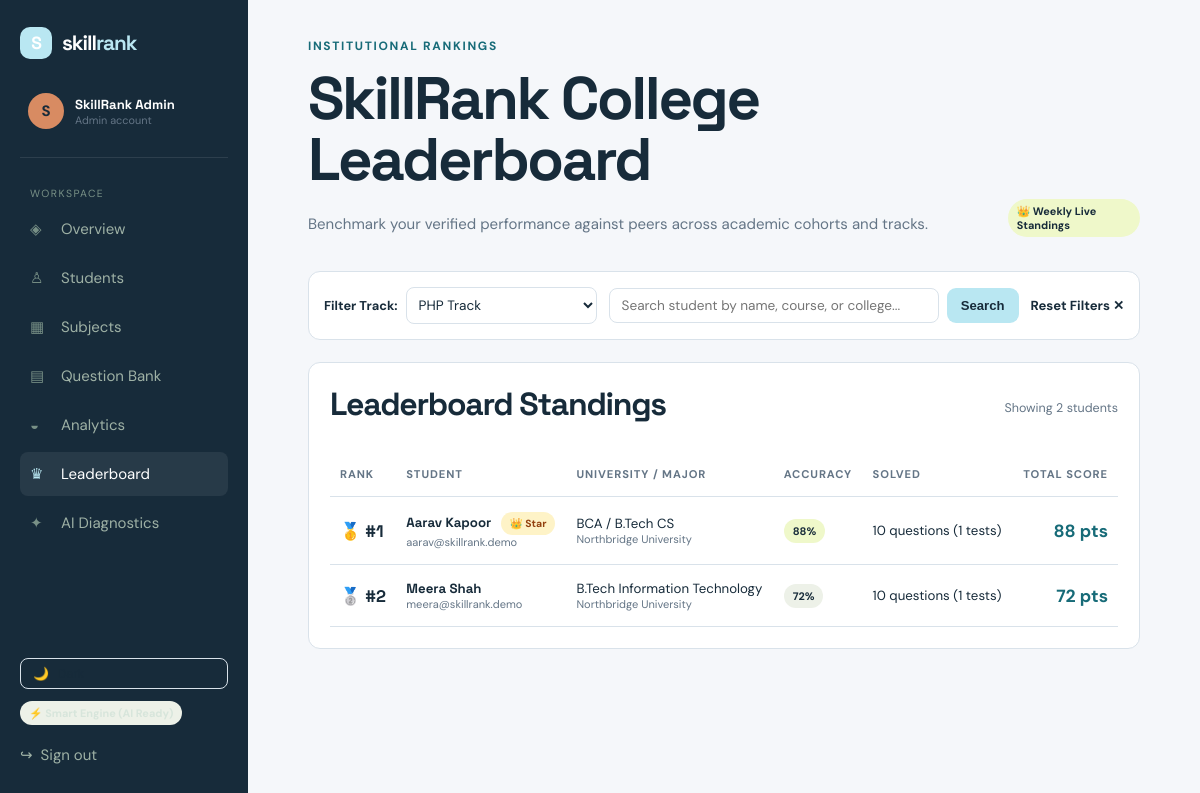
Page /leaderboard.php?subject=1 (signed in) on the committed database.
### tables this page shows
CREATE TABLE IF NOT EXISTS `users` (
    `id` INT AUTO_INCREMENT PRIMARY KEY,
    `name` VARCHAR(100) NOT NULL,
    `email` VARCHAR(160) UNIQUE NOT NULL,
    `password_hash` VARCHAR(255) NOT NULL,
    `role` ENUM('student','admin') DEFAULT 'student',
    `created_at` TIMESTAMP DEFAULT CURRENT_TIMESTAMP
);

### db.php (called while the page is built, shortened)
<?php
function db(): mysqli {
    static $connection;
    if (!$connection) {
        $connection = new mysqli(DB_HOST, DB_USER, DB_PASS, DB_NAME);
        $connection->set_charset('utf8mb4');
    }
    return $connection;
}
function query(string $sql, string $types = '', array $params = []): mysqli_result|bool {
    $statement = db()->prepare($sql);
    if ($types && $params) $statement->bind_param($types, ...$params);
    $statement->execute();
    return $statement->get_result() ?: true;
}
function one(string $sql, string $types = '', array $params = []): ?array {
    $result = query($sql, $types, $params);
    return $result instanceof mysqli_result ? ($result->fetch_assoc() ?: null) : null;
}
function many(string $sql, string $types = '', array $params = []): array {
    $result = query($sql, $types, $params);
    return $result instanceof mysqli_result ? $result->fetch_all(MYSQLI_ASSOC) : [];
}

### auth.php (called while the page is built, shortened)
<?php
require_once __DIR__ . '/db.php';
function current_user(bool $refresh = false): ?array {
    static $user;
    if (isset($user)) return $user;
    $user = !empty($_SESSION['user_id'])
        ? one('SELECT u.*, s.university, s.course, s.semester, s.phone, s.avatar, s.bio, s.career_goal FROM users u LEFT JOIN students s ON s.user_id=u.id WHERE u.id=?', 'i', [(int) $_SESSION['user_id']])
        : null;
    return $user;
}
function require_login(string $role = ''): void {
    $user = current_user();
}
function e(?string $value): string { return htmlspecialchars($value ?? '', ENT_QUOTES, 'UTF-8'); }

### leaderboard.php (the view, shortened to what this page needs)
<?php
require_once __DIR__ . '/auth.php';
require_login();
$user = current_user();
$subjects = many('SELECT * FROM subjects ORDER BY name ASC');
$subjectFilter = isset($_GET['subject']) ? (int)$_GET['subject'] : 0;
$search = trim($_GET['search'] ?? '');
$sql = 'SELECT u.id, u.name, u.email, st.university, st.course,
               COALESCE(SUM(qa.score), 0) points,
               COALESCE(SUM(qa.questions_count), 0) solved,
               COALESCE(ROUND(AVG(qa.accuracy)), 0) accuracy,
               COUNT(qa.id) tests_count
        FROM users u
        LEFT JOIN students st ON st.user_id=u.id
        LEFT JOIN quiz_attempts qa ON qa.user_id=u.id';
$params = [];
$types = '';
if ($subjectFilter > 0) {
    $sql .= ' AND qa.subject_id=?';
    $params[] = $subjectFilter;
    $types .= 'i';
}
$sql .= ' WHERE u.role=\'student\'';
$sql .= ' GROUP BY u.id ORDER BY points DESC, accuracy DESC, solved DESC';
$leaders = many($sql, $types, $params);
include 'includes/header.php';
?>
<div class="page-head">
<div>
<div class="eyebrow">Institutional Rankings</div>
<h1>SkillRank College Leaderboard</h1>
<p>Benchmark your verified performance against peers across academic cohorts and tracks.</p>
</div>
<span class="pill lime">👑 Weekly Live Standings</span>
</div>
<div class="panel" style="padding:15px;margin-bottom:22px;background:#fff">
<form method="get" style="display:flex;gap:12px;flex-wrap:wrap;align-items:center">
<div style="display:flex;align-items:center;gap:8px">
<label style="margin:0;font-size:0.8rem;font-weight:700">Filter Track:</label>
<select name="subject" onchange="this.form.submit()" style="margin:0;width:auto;padding:8px;font-size:0.85rem">
<?php foreach ($subjects as $s): ?>
<option value="<?= $s['id'] ?>" <?= $subjectFilter == $s['id'] ? 'selected' : '' ?>>
<?= e($s['name']) ?> Track
</option>
<?php endforeach; ?>
</select>
</div>
<div style="flex:1;display:flex;gap:8px;min-width:240px">
<input type="text" name="search" placeholder="Search student by name, course, or college..." value="<?= e($search) ?>" style="margin:0;padding:8px 12px;font-size:0.85rem">
<button type="submit" class="button button-primary" style="padding:8px 14px;font-size:0.82rem">Search</button>
</div>
<?php if ($subjectFilter || $search): ?>
<a href="leaderboard.php" class="text-link" style="font-size:0.82rem">Reset Filters ✕</a>
<?php endif; ?>
</form>
</div>
<section class="panel">
<div class="panel-head">
<h2>Leaderboard Standings</h2>
<small>Showing <?= count($leaders) ?> students</small>
</div>
<div class="table-wrap">
<table class="data-table">
<thead>
<tr>
<th>Rank</th>
<th>Student</th>
<th>University / Major</th>
<th>Accuracy</th>
<th>Solved</th>
<th style="text-align:right">Total Score</th>
</tr>
</thead>
<tbody>
<?php if ($leaders): ?>
<?php foreach($leaders as $index => $leader):
    $isMe = ($user['id'] == $leader['id']);
    $rankNum = $index + 1;
    $medal = match($rankNum) {
        1 => '🥇 #1',
        2 => '🥈 #2',
        3 => '🥉 #3',
        default => '#' . $rankNum
    };
?>
<tr style="<?= $isMe ? 'background:#eef6cf;font-weight:700' : '' ?>">
<td style="font-family:'Space Grotesk',sans-serif;font-weight:700;font-size:1.05rem">
<?= $medal ?>
</td>
<td>
<strong><?= e($leader['name']) ?></strong>
<?php if ($rankNum === 1): ?>
<span class="pill" style="background:#fef3c7;color:#92400e;font-size:0.65rem;margin-left:6px">👑 Star</span>
<?php endif; ?>
<small style="display:block;color:var(--muted)"><?= e($leader['email']) ?></small>
</td>
<td>
<?= e($leader['course'] ?? 'BCA') ?>
<small style="display:block;color:var(--muted)"><?= e($leader['university'] ?? 'College') ?></small>
</td>
<td>
<span class="pill <?= $leader['accuracy'] >= 75 ? 'lime' : '' ?>">
<?= $leader['accuracy'] ?>%
</span>
</td>
<td><?= $leader['solved'] ?> questions (<?= $leader['tests_count'] ?> tests)</td>
<td style="text-align:right;font-size:1.1rem;font-weight:700;color:var(--teal)">
<?= number_format($leader['points']) ?> pts
</td>
</tr>
<?php endforeach; ?>
<?php else: ?>
<tr><td colspan="6" class="muted" style="text-align:center;padding:30px">No students found matching your filters.</td></tr>
<?php endif; ?>
</tbody>
</table>
</div>
</section>
<?php include 'includes/footer.php'; ?>

### includes/header.php (shortened to what this page needs)
<?php
require_once __DIR__ . '/../auth.php';
require_once __DIR__ . '/../ai.php';
$user = current_user();
$active = basename($_SERVER['PHP_SELF']);
?>
<!doctype html>
<html lang="en">
<head>
<link rel="stylesheet" href="assets/style.css?v=12">
</head>
<body>
<?php if ($user): ?>
<aside class="sidebar">
<a class="brand" href="<?= $user['role'] === 'admin' ? 'admin_dashboard.php' : 'dashboard.php' ?>">
<span class="brand-mark">S</span>
<span>skill<span>rank</span></span>
</a>
<div class="profile-mini">
<div class="avatar">
<?= strtoupper(substr($user['name'], 0, 1)) ?>
</div>
<div>
<strong><?= e($user['name']) ?></strong>
<small><?= ucfirst($user['role']) ?> account</small>
</div>
</div>
<nav>
<small class="nav-label">Workspace</small>
<?php
$links = $user['role'] === 'admin' ? [
    ['admin_dashboard.php', 'Overview', '◈'],
    ['students.php', 'Students', '♙'],
    ['subjects.php', 'Subjects', '▦'],
    ['questions.php', 'Question Bank', '▤'],
    ['admin_analytics.php', 'Analytics', '◒'],
    ['leaderboard.php', 'Leaderboard', '♛'],
    ['admin_ai.php', 'AI Diagnostics', '✦']
] : [
    ['dashboard.php', 'Dashboard', '⌂'],
    ['practice.php', 'Practice Tests', '✦'],
    ['flashcards.php', 'Flashcards', '🂠'],
    ['playground.php', 'Code Sandbox', '⌨'],
    ['analytics.php', 'Analytics & AI', '◒'],
    ['leaderboard.php', 'Leaderboard', '♛'],
    ['resume.php', 'Skill Resume', '▧'],
    ['profile.php', 'My Profile', '👤']
];
foreach ($links as $link):
    $isActive = ($active === $link[0]) || ($link[0] === 'questions.php' && $active === 'question_form.php');
?>
<a class="nav-link <?= $isActive ? 'active' : '' ?>" href="<?= $link[0] ?>">
<span><?= $link[2] ?></span>
<?= $link[1] ?>
</a>
<?php endforeach; ?>
</nav>
<div style="margin-top:auto;padding-top:20px;display:flex;flex-direction:column;gap:12px">
<button type="button" id="themeToggleBtn" onclick="toggleSkillRankTheme()" class="theme-toggle-btn" style="display:flex;align-items:center;gap:8px;background:none;border:1px solid var(--line);padding:7px 12px;border-radius:8px;color:var(--ink);cursor:pointer;font-size:0.8rem;transition:all 0.2s">
<span id="themeToggleIcon">🌙</span> <span id="themeToggleText">Toggle Theme</span>
</button>
<div style="font-size:0.75rem"><?= ai_badge_html() ?></div>
<a class="logout" href="logout.php" style="display:flex;align-items:center;gap:8px;text-decoration:none;padding:8px 0">
<span>↪</span> <span>Sign out</span>
</a>
</div>
</aside>
<?php endif; ?>
<main class="<?= $user ? 'app-main' : '' ?>">

### assets/style.css (style rules this page uses)
:root { --ink:#172b3a;--muted:#647586;--paper:#f5f7fa;--line:#d9e2ea;--lime:#b9e7f2;--teal:#176b78;--orange:#d88b62;--white:#fff;--navy:#102d46;--success:#287a68 }
* { box-sizing:border-box }
body { margin:0;background:var(--paper);color:var(--ink);font:15px 'DM Sans',sans-serif }
h1,h2,h3,strong,.brand { font-family:'Space Grotesk',sans-serif }
h1 { font-size:clamp(2.4rem,5vw,4.7rem);line-height:1.02;letter-spacing:-.04em;margin:14px 0 22px }
h2 { font-size:2rem;letter-spacing:-.04em;margin:0 0 8px }
p { line-height:1.65;color:var(--muted) }
a { color:inherit;text-decoration:none }
.brand { display:flex;align-items:center;gap:10px;font-size:1.3rem;font-weight:700;letter-spacing:-.05em }
.brand>span:last-child>span { color:var(--teal) }
.brand-mark { display:grid;place-items:center;background:var(--lime);width:32px;height:32px;border-radius:10px;font-family:'Space Grotesk';font-size:1.1rem }
.button { display:inline-flex;gap:10px;align-items:center;justify-content:center;border:0;border-radius:9px;padding:13px 18px;font-weight:700;cursor:pointer;transition:.2s transform,.2s box-shadow }
.button-primary { background:var(--lime);color:var(--ink) }
.eyebrow { font-size:.75rem;text-transform:uppercase;letter-spacing:.14em;font-weight:700;color:var(--teal) }
.text-link { font-weight:700 }
.float-card small,.profile-mini small { display:block;color:var(--muted);font-size:.68rem }
.lime { background:var(--lime) }
input,select,textarea { display:block;width:100%;margin-top:7px;border:1px solid var(--line);background:#fff;border-radius:8px;padding:13px;font:inherit;color:var(--ink);outline:0 }
.sidebar { position:fixed;left:0;top:0;bottom:0;width:248px;background:var(--ink);color:#d7e5db;padding:27px 20px;display:flex;flex-direction:column;z-index:2 }
.sidebar .brand { color:#fff }
.sidebar .brand>span:last-child>span { color:var(--lime) }
.profile-mini { display:flex;gap:11px;align-items:center;padding:34px 8px 28px;border-bottom:1px solid #ffffff18 }
.profile-mini strong { font-size:.82rem;display:block;color:#fff }
.avatar { width:36px;height:36px;border-radius:50%;background:var(--orange);color:var(--ink);display:grid;place-items:center;font-weight:700 }
.sidebar nav { padding-top:24px }
.nav-label { color:#789086;text-transform:uppercase;letter-spacing:.14em;font-size:.65rem;padding:0 10px }
.nav-link { display:flex;gap:13px;align-items:center;padding:12px 10px;color:#9eb1a5;border-radius:8px;margin-top:5px }
.nav-link span { width:18px;color:#789086 }
.nav-link.active,.nav-link:hover { background:#ffffff12;color:#fff }
.nav-link.active span { color:var(--lime) }
.logout { margin-top:auto;padding:10px;color:#9eb1a5 }
.app-main { margin-left:248px;min-height:100vh;padding:38px 5vw 70px }
.page-head { display:flex;justify-content:space-between;align-items:end;gap:20px;margin-bottom:34px }
.page-head p { margin:4px 0 0 }
.stat-card,.panel { background:#fff;border:1px solid var(--line);border-radius:12px;padding:21px }
.panel-head { display:flex;justify-content:space-between;align-items:center;margin-bottom:20px }
.panel-head small { color:var(--muted) }
.table-wrap { overflow:auto }
.data-table { width:100%;border-collapse:collapse }
.data-table th,.data-table td { padding:15px 10px;text-align:left;border-bottom:1px solid var(--line);font-size:.83rem;white-space:nowrap }
.data-table th { color:var(--muted);font-size:.7rem;text-transform:uppercase;letter-spacing:.08em }
.pill { display:inline-block;background:#edf1e8;border-radius:20px;padding:5px 9px;font-size:.68rem;font-weight:700 }
.pill.lime { background:#eff8ca }

### rows in the picture
users: name "S", name "SkillRank Admin", role "Admin"
users: medal "🥇 #1", name "Aarav Kapoor", shows "👑 Star", email "aarav@skillrank.demo", course "BCA / B.Tech CS", university "Northbridge University", accuracy "88", solved "10", tests_count "1", points "88"
users: medal "🥈 #2", name "Meera Shah", email "meera@skillrank.demo", course "B.Tech Information Technology", university "Northbridge University", accuracy "72", solved "10", tests_count "1", points "72"

### other values in the picture
$link[2] "◈"
$link[1] "Overview"
$link[2] "♙"
$link[1] "Students"
$link[2] "▦"
$link[1] "Subjects"
$link[2] "▤"
$link[1] "Question Bank"
$link[2] "◒"
$link[1] "Analytics"
$link[2] "♛"
$link[1] "Leaderboard"
$link[2] "✦"
$link[1] "AI Diagnostics"
count($leaders) "2"
